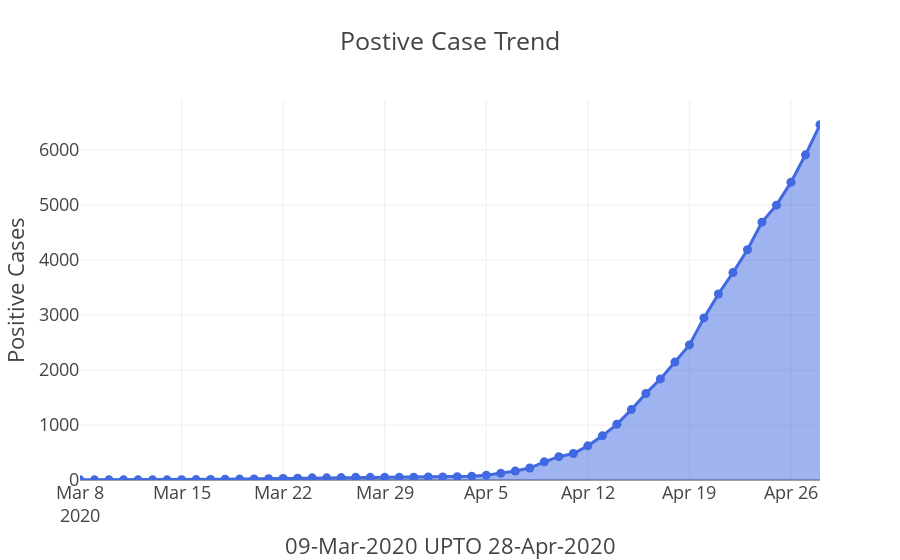
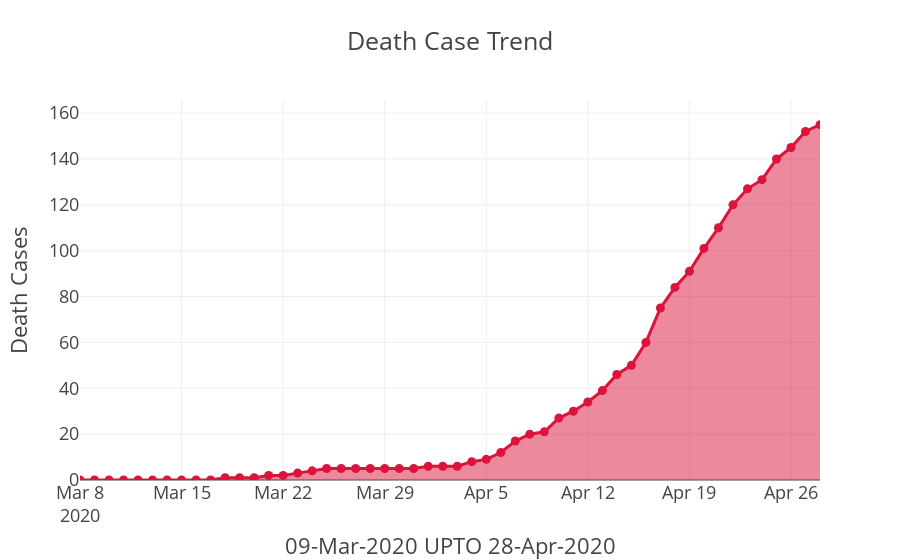
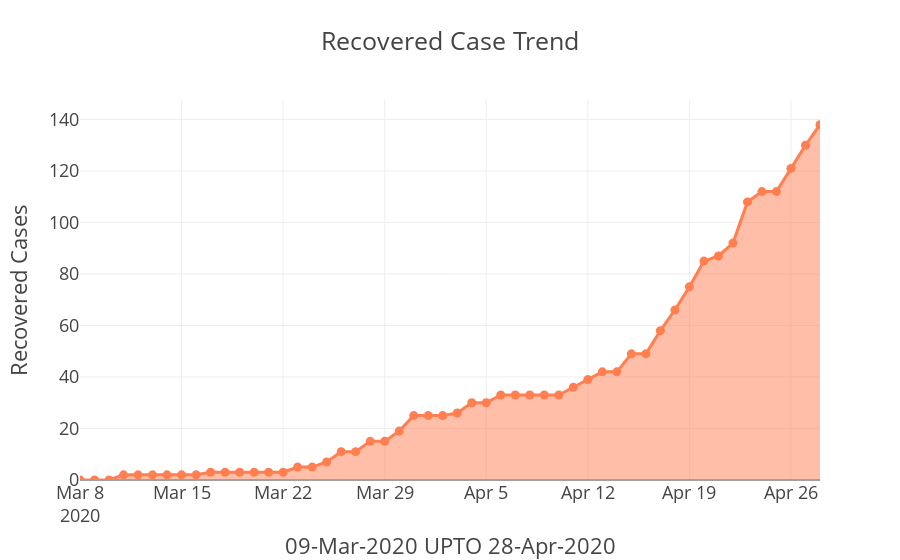

The notebook cell saved with these charts, in order:
### Code cell
# dataFromCsv = pd.read_csv('../Analysis Data/covid-19-PerDayCaseSummaryBD.csv')
dataFromCsv = pd.read_csv('covid-19-PerDayCaseSummaryBD.csv',parse_dates=["Date"], index_col='Date')
dataFromCsv = dataFromCsv.cumsum()
dataFromCsv = dataFromCsv.reset_index()
# print(dataset)
# print(dataFromCsv)
datetimeobject = datetime.datetime.strptime(str(dataFromCsv['Date'].iloc[1]),'%Y-%m-%d %H:%M:%S')
startDate = datetimeobject.strftime('%d-%b-%Y')
datetimeobject = datetime.datetime.strptime(str(dataFromCsv['Date'].iloc[-1]),'%Y-%m-%d %H:%M:%S')
endDate = datetimeobject.strftime('%d-%b-%Y')
xlabel = str(str(startDate) + ' UPTO ' + str(endDate))
# print(xlabel)
fig = px.area(dataFromCsv, x="Date", y="Case", 
              template="presentation", 
              labels = {'Date': xlabel, 'Case': 'Positive Cases'},
              title='Postive Case Trend',
              color_discrete_sequence=['#4169E1'])
fig2 = px.area(dataFromCsv, x="Date", y="Death", 
               template="presentation",
               labels = {'Date': xlabel, 'Death': 'Death Cases'},
               title='Death Case Trend',
               color_discrete_sequence=['#DC143C'])

fig3 = px.area(dataFromCsv, x="Date", y="Recovered", 
               template="presentation",
               labels = {'Date': xlabel, 'Recovered': 'Recovered Cases'},
               title='Recovered Case Trend',
               color_discrete_sequence=['#FF7F50'])
# for i in fig.patches:
#     print(i)
fig.update_traces(textposition='top left',mode='lines+markers')
# fig.update_layout(annotations = [dict(text = str(dataFromCsv['Case'].iloc[-1]),x=10000,y=800)])
fig2.update_traces(textposition='top left',mode='lines+markers')
fig3.update_traces(textposition='top left',mode='lines+markers')
fig.show()
fig2.show()
fig3.show()

### Figure 1 — Plotly figure (JSON) as saved in the notebook; plotly's stock layout.template omitted (floating-point values rounded to 4 significant figures)
{"data": [{"hovertemplate": "09-Mar-2020 UPTO 28-Apr-2020=%{x}<br>Positive Cases=%{y}<extra></extra>", "legendgroup": "", "line": {"color": "#4169E1"}, "mode": "lines+markers", "name": "", "orientation": "v", "showlegend": false, "stackgroup": "1", "textposition": "top left", "type": "scatter", "x": ["2020-03-08T00:00:00", "2020-03-09T00:00:00", "2020-03-10T00:00:00", "2020-03-11T00:00:00", "2020-03-12T00:00:00", "2020-03-13T00:00:00", "2020-03-14T00:00:00", "2020-03-15T00:00:00", "2020-03-16T00:00:00", "2020-03-17T00:00:00", "2020-03-18T00:00:00", "2020-03-19T00:00:00", "2020-03-20T00:00:00", "2020-03-21T00:00:00", "2020-03-22T00:00:00", "2020-03-23T00:00:00", "2020-03-24T00:00:00", "2020-03-25T00:00:00", "2020-03-26T00:00:00", "2020-03-27T00:00:00", "2020-03-28T00:00:00", "2020-03-29T00:00:00", "2020-03-30T00:00:00", "2020-03-31T00:00:00", "2020-04-01T00:00:00", "2020-04-02T00:00:00", "2020-04-03T00:00:00", "2020-04-04T00:00:00", "2020-04-05T00:00:00", "2020-04-06T00:00:00", "2020-04-07T00:00:00", "2020-04-08T00:00:00", "2020-04-09T00:00:00", "2020-04-10T00:00:00", "2020-04-11T00:00:00", "2020-04-12T00:00:00", "2020-04-13T00:00:00", "2020-04-14T00:00:00", "2020-04-15T00:00:00", "2020-04-16T00:00:00", "2020-04-17T00:00:00", "2020-04-18T00:00:00", "2020-04-19T00:00:00", "2020-04-20T00:00:00", "2020-04-21T00:00:00", "2020-04-22T00:00:00", "2020-04-23T00:00:00", "2020-04-24T00:00:00", "2020-04-25T00:00:00", "2020-04-26T00:00:00", "2020-04-27T00:00:00", "2020-04-28T00:00:00"], "xaxis": "x", "y": [3, 3, 3, 3, 3, 3, 3, 5, 8, 10, 14, 17, 20, 24, 27, 33, 39, 39, 44, 48, 48, 48, 49, 51, 54, 56, 61, 70, 88, 123, 164, 218, 330, 424, 482, 621, 803, 1012, 1280, 1572, 1838, 2144, 2456, 2948, 3382, 3772, 4186, 4689, 4998, 5416, 5913, 6462], "yaxis": "y"}], "layout": {"legend": {"tracegroupgap": 0}, "title": {"text": "Postive Case Trend"}, "xaxis": {"anchor": "y", "domain": [0, 1], "title": {"text": "09-Mar-2020 UPTO 28-Apr-2020"}}, "yaxis": {"anchor": "x", "domain": [0, 1], "title": {"text": "Positive Cases"}}}}

### Figure 2 — Plotly figure (JSON) as saved in the notebook; plotly's stock layout.template omitted (floating-point values rounded to 4 significant figures)
{"data": [{"hovertemplate": "09-Mar-2020 UPTO 28-Apr-2020=%{x}<br>Death Cases=%{y}<extra></extra>", "legendgroup": "", "line": {"color": "#DC143C"}, "mode": "lines+markers", "name": "", "orientation": "v", "showlegend": false, "stackgroup": "1", "textposition": "top left", "type": "scatter", "x": ["2020-03-08T00:00:00", "2020-03-09T00:00:00", "2020-03-10T00:00:00", "2020-03-11T00:00:00", "2020-03-12T00:00:00", "2020-03-13T00:00:00", "2020-03-14T00:00:00", "2020-03-15T00:00:00", "2020-03-16T00:00:00", "2020-03-17T00:00:00", "2020-03-18T00:00:00", "2020-03-19T00:00:00", "2020-03-20T00:00:00", "2020-03-21T00:00:00", "2020-03-22T00:00:00", "2020-03-23T00:00:00", "2020-03-24T00:00:00", "2020-03-25T00:00:00", "2020-03-26T00:00:00", "2020-03-27T00:00:00", "2020-03-28T00:00:00", "2020-03-29T00:00:00", "2020-03-30T00:00:00", "2020-03-31T00:00:00", "2020-04-01T00:00:00", "2020-04-02T00:00:00", "2020-04-03T00:00:00", "2020-04-04T00:00:00", "2020-04-05T00:00:00", "2020-04-06T00:00:00", "2020-04-07T00:00:00", "2020-04-08T00:00:00", "2020-04-09T00:00:00", "2020-04-10T00:00:00", "2020-04-11T00:00:00", "2020-04-12T00:00:00", "2020-04-13T00:00:00", "2020-04-14T00:00:00", "2020-04-15T00:00:00", "2020-04-16T00:00:00", "2020-04-17T00:00:00", "2020-04-18T00:00:00", "2020-04-19T00:00:00", "2020-04-20T00:00:00", "2020-04-21T00:00:00", "2020-04-22T00:00:00", "2020-04-23T00:00:00", "2020-04-24T00:00:00", "2020-04-25T00:00:00", "2020-04-26T00:00:00", "2020-04-27T00:00:00", "2020-04-28T00:00:00"], "xaxis": "x", "y": [0, 0, 0, 0, 0, 0, 0, 0, 0, 0, 1, 1, 1, 2, 2, 3, 4, 5, 5, 5, 5, 5, 5, 5, 6, 6, 6, 8, 9, 12, 17, 20, 21, 27, 30, 34, 39, 46, 50, 60, 75, 84, 91, 101, 110, 120, 127, 131, 140, 145, 152, 155], "yaxis": "y"}], "layout": {"legend": {"tracegroupgap": 0}, "title": {"text": "Death Case Trend"}, "xaxis": {"anchor": "y", "domain": [0, 1], "title": {"text": "09-Mar-2020 UPTO 28-Apr-2020"}}, "yaxis": {"anchor": "x", "domain": [0, 1], "title": {"text": "Death Cases"}}}}

### Figure 3 — Plotly figure (JSON) as saved in the notebook; plotly's stock layout.template omitted (floating-point values rounded to 4 significant figures)
{"data": [{"hovertemplate": "09-Mar-2020 UPTO 28-Apr-2020=%{x}<br>Recovered Cases=%{y}<extra></extra>", "legendgroup": "", "line": {"color": "#FF7F50"}, "mode": "lines+markers", "name": "", "orientation": "v", "showlegend": false, "stackgroup": "1", "textposition": "top left", "type": "scatter", "x": ["2020-03-08T00:00:00", "2020-03-09T00:00:00", "2020-03-10T00:00:00", "2020-03-11T00:00:00", "2020-03-12T00:00:00", "2020-03-13T00:00:00", "2020-03-14T00:00:00", "2020-03-15T00:00:00", "2020-03-16T00:00:00", "2020-03-17T00:00:00", "2020-03-18T00:00:00", "2020-03-19T00:00:00", "2020-03-20T00:00:00", "2020-03-21T00:00:00", "2020-03-22T00:00:00", "2020-03-23T00:00:00", "2020-03-24T00:00:00", "2020-03-25T00:00:00", "2020-03-26T00:00:00", "2020-03-27T00:00:00", "2020-03-28T00:00:00", "2020-03-29T00:00:00", "2020-03-30T00:00:00", "2020-03-31T00:00:00", "2020-04-01T00:00:00", "2020-04-02T00:00:00", "2020-04-03T00:00:00", "2020-04-04T00:00:00", "2020-04-05T00:00:00", "2020-04-06T00:00:00", "2020-04-07T00:00:00", "2020-04-08T00:00:00", "2020-04-09T00:00:00", "2020-04-10T00:00:00", "2020-04-11T00:00:00", "2020-04-12T00:00:00", "2020-04-13T00:00:00", "2020-04-14T00:00:00", "2020-04-15T00:00:00", "2020-04-16T00:00:00", "2020-04-17T00:00:00", "2020-04-18T00:00:00", "2020-04-19T00:00:00", "2020-04-20T00:00:00", "2020-04-21T00:00:00", "2020-04-22T00:00:00", "2020-04-23T00:00:00", "2020-04-24T00:00:00", "2020-04-25T00:00:00", "2020-04-26T00:00:00", "2020-04-27T00:00:00", "2020-04-28T00:00:00"], "xaxis": "x", "y": [0, 0, 0, 2, 2, 2, 2, 2, 2, 3, 3, 3, 3, 3, 3, 5, 5, 7, 11, 11, 15, 15, 19, 25, 25, 25, 26, 30, 30, 33, 33, 33, 33, 33, 36, 39, 42, 42, 49, 49, 58, 66, 75, 85, 87, 92, 108, 112, 112, 121, 130, 138], "yaxis": "y"}], "layout": {"legend": {"tracegroupgap": 0}, "title": {"text": "Recovered Case Trend"}, "xaxis": {"anchor": "y", "domain": [0, 1], "title": {"text": "09-Mar-2020 UPTO 28-Apr-2020"}}, "yaxis": {"anchor": "x", "domain": [0, 1], "title": {"text": "Recovered Cases"}}}}
